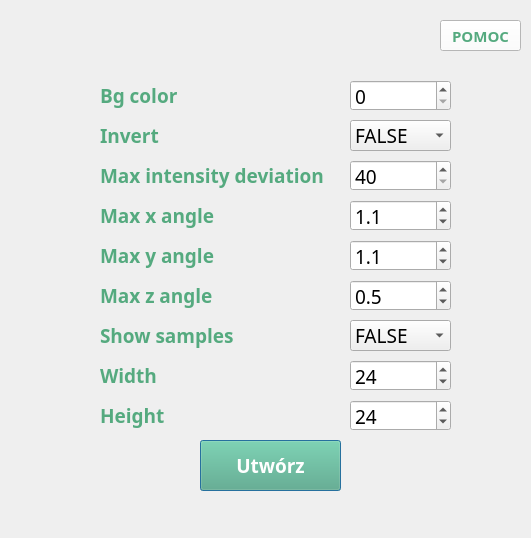
<?xml version="1.0" encoding="UTF-8"?>
<ui version="4.0">
 <class>Dialog</class>
 <widget class="QDialog" name="Dialog">
  <property name="geometry">
   <rect>
    <x>0</x>
    <y>0</y>
    <width>531</width>
    <height>538</height>
   </rect>
  </property>
  <property name="minimumSize">
   <size>
    <width>531</width>
    <height>538</height>
   </size>
  </property>
  <property name="maximumSize">
   <size>
    <width>531</width>
    <height>538</height>
   </size>
  </property>
  <property name="windowTitle">
   <string>Dialog</string>
  </property>
  <widget class="QLabel" name="label_bgcolor">
   <property name="geometry">
    <rect>
     <x>100</x>
     <y>80</y>
     <width>121</width>
     <height>31</height>
    </rect>
   </property>
   <property name="font">
    <font>
     <family>Century Gothic</family>
     <pointsize>14</pointsize>
     <weight>75</weight>
     <bold>true</bold>
    </font>
   </property>
   <property name="styleSheet">
    <string notr="true">color: rgb(85, 170, 127);</string>
   </property>
   <property name="text">
    <string>Bg color</string>
   </property>
  </widget>
  <widget class="QSpinBox" name="text_bgcolor">
   <property name="geometry">
    <rect>
     <x>350</x>
     <y>80</y>
     <width>101</width>
     <height>31</height>
    </rect>
   </property>
   <property name="font">
    <font>
     <family>Century Gothic</family>
     <pointsize>14</pointsize>
    </font>
   </property>
   <property name="minimum">
    <number>0</number>
   </property>
   <property name="maximum">
    <number>255</number>
   </property>
  </widget>
  <widget class="QLabel" name="label_invert">
   <property name="geometry">
    <rect>
     <x>100</x>
     <y>120</y>
     <width>101</width>
     <height>31</height>
    </rect>
   </property>
   <property name="font">
    <font>
     <family>Century Gothic</family>
     <pointsize>14</pointsize>
     <weight>75</weight>
     <bold>true</bold>
    </font>
   </property>
   <property name="styleSheet">
    <string notr="true">color: rgb(85, 170, 127);</string>
   </property>
   <property name="text">
    <string>Invert</string>
   </property>
  </widget>
  <widget class="QComboBox" name="comboBox_invert">
   <property name="geometry">
    <rect>
     <x>350</x>
     <y>120</y>
     <width>101</width>
     <height>31</height>
    </rect>
   </property>
   <property name="font">
    <font>
     <family>Century Gothic</family>
     <pointsize>14</pointsize>
    </font>
   </property>
   <item>
    <property name="text">
     <string>FALSE</string>
    </property>
   </item>
   <item>
    <property name="text">
     <string>TRUE</string>
    </property>
   </item>
  </widget>
  <widget class="QLabel" name="label_maxintensitydevation">
   <property name="geometry">
    <rect>
     <x>100</x>
     <y>160</y>
     <width>231</width>
     <height>31</height>
    </rect>
   </property>
   <property name="font">
    <font>
     <family>Century Gothic</family>
     <pointsize>14</pointsize>
     <weight>75</weight>
     <bold>true</bold>
    </font>
   </property>
   <property name="styleSheet">
    <string notr="true">color: rgb(85, 170, 127);</string>
   </property>
   <property name="text">
    <string>Max intensity deviation</string>
   </property>
  </widget>
  <widget class="QLabel" name="label_maxxangle">
   <property name="geometry">
    <rect>
     <x>100</x>
     <y>200</y>
     <width>171</width>
     <height>31</height>
    </rect>
   </property>
   <property name="font">
    <font>
     <family>Century Gothic</family>
     <pointsize>14</pointsize>
     <weight>75</weight>
     <bold>true</bold>
    </font>
   </property>
   <property name="styleSheet">
    <string notr="true">color: rgb(85, 170, 127);</string>
   </property>
   <property name="text">
    <string>Max x angle</string>
   </property>
  </widget>
  <widget class="QLabel" name="label_maxyangle">
   <property name="geometry">
    <rect>
     <x>100</x>
     <y>240</y>
     <width>131</width>
     <height>31</height>
    </rect>
   </property>
   <property name="font">
    <font>
     <family>Century Gothic</family>
     <pointsize>14</pointsize>
     <weight>75</weight>
     <bold>true</bold>
    </font>
   </property>
   <property name="styleSheet">
    <string notr="true">color: rgb(85, 170, 127);</string>
   </property>
   <property name="text">
    <string>Max y angle</string>
   </property>
  </widget>
  <widget class="QLabel" name="label_maxzangle">
   <property name="geometry">
    <rect>
     <x>100</x>
     <y>280</y>
     <width>151</width>
     <height>31</height>
    </rect>
   </property>
   <property name="font">
    <font>
     <family>Century Gothic</family>
     <pointsize>14</pointsize>
     <weight>75</weight>
     <bold>true</bold>
    </font>
   </property>
   <property name="styleSheet">
    <string notr="true">color: rgb(85, 170, 127);</string>
   </property>
   <property name="text">
    <string>Max z angle</string>
   </property>
  </widget>
  <widget class="QDoubleSpinBox" name="text_maxxangle">
   <property name="geometry">
    <rect>
     <x>350</x>
     <y>200</y>
     <width>101</width>
     <height>31</height>
    </rect>
   </property>
   <property name="font">
    <font>
     <family>Century Gothic</family>
     <pointsize>14</pointsize>
    </font>
   </property>
   <property name="decimals">
    <number>1</number>
   </property>
   <property name="minimum">
    <double>-100000000000000008821361405306422640701865984.000000000000000</double>
   </property>
   <property name="maximum">
    <double>999999999999999945575230987042816.000000000000000</double>
   </property>
   <property name="value">
    <double>1.100000000000000</double>
   </property>
  </widget>
  <widget class="QDoubleSpinBox" name="text_maxyangle">
   <property name="geometry">
    <rect>
     <x>350</x>
     <y>240</y>
     <width>101</width>
     <height>31</height>
    </rect>
   </property>
   <property name="font">
    <font>
     <family>Century Gothic</family>
     <pointsize>14</pointsize>
    </font>
   </property>
   <property name="decimals">
    <number>1</number>
   </property>
   <property name="minimum">
    <double>-1000000000000000019884624838656.000000000000000</double>
   </property>
   <property name="maximum">
    <double>9999999999999999635896294965248.000000000000000</double>
   </property>
   <property name="value">
    <double>1.100000000000000</double>
   </property>
  </widget>
  <widget class="QDoubleSpinBox" name="text_maxzangle">
   <property name="geometry">
    <rect>
     <x>350</x>
     <y>280</y>
     <width>101</width>
     <height>31</height>
    </rect>
   </property>
   <property name="font">
    <font>
     <family>Century Gothic</family>
     <pointsize>14</pointsize>
    </font>
   </property>
   <property name="decimals">
    <number>1</number>
   </property>
   <property name="minimum">
    <double>-99999999999999996863366107917975552.000000000000000</double>
   </property>
   <property name="maximum">
    <double>1000000000000000042420637374017961984.000000000000000</double>
   </property>
   <property name="value">
    <double>0.500000000000000</double>
   </property>
  </widget>
  <widget class="QLabel" name="label_showsamples">
   <property name="geometry">
    <rect>
     <x>100</x>
     <y>320</y>
     <width>211</width>
     <height>31</height>
    </rect>
   </property>
   <property name="font">
    <font>
     <family>Century Gothic</family>
     <pointsize>14</pointsize>
     <weight>75</weight>
     <bold>true</bold>
    </font>
   </property>
   <property name="styleSheet">
    <string notr="true">color: rgb(85, 170, 127);</string>
   </property>
   <property name="text">
    <string>Show samples</string>
   </property>
  </widget>
  <widget class="QLabel" name="label_width">
   <property name="geometry">
    <rect>
     <x>100</x>
     <y>360</y>
     <width>101</width>
     <height>31</height>
    </rect>
   </property>
   <property name="font">
    <font>
     <family>Century Gothic</family>
     <pointsize>14</pointsize>
     <weight>75</weight>
     <bold>true</bold>
    </font>
   </property>
   <property name="styleSheet">
    <string notr="true">color: rgb(85, 170, 127);</string>
   </property>
   <property name="text">
    <string>Width</string>
   </property>
  </widget>
  <widget class="QLabel" name="label_height">
   <property name="geometry">
    <rect>
     <x>100</x>
     <y>400</y>
     <width>101</width>
     <height>31</height>
    </rect>
   </property>
   <property name="font">
    <font>
     <family>Century Gothic</family>
     <pointsize>14</pointsize>
     <weight>75</weight>
     <bold>true</bold>
    </font>
   </property>
   <property name="styleSheet">
    <string notr="true">color: rgb(85, 170, 127);</string>
   </property>
   <property name="text">
    <string>Height</string>
   </property>
  </widget>
  <widget class="QComboBox" name="comboBox_showsamples">
   <property name="geometry">
    <rect>
     <x>350</x>
     <y>320</y>
     <width>101</width>
     <height>31</height>
    </rect>
   </property>
   <property name="font">
    <font>
     <family>Century Gothic</family>
     <pointsize>14</pointsize>
    </font>
   </property>
   <item>
    <property name="text">
     <string>FALSE</string>
    </property>
   </item>
   <item>
    <property name="text">
     <string>TRUE</string>
    </property>
   </item>
  </widget>
  <widget class="QSpinBox" name="text_width">
   <property name="geometry">
    <rect>
     <x>350</x>
     <y>360</y>
     <width>101</width>
     <height>31</height>
    </rect>
   </property>
   <property name="font">
    <font>
     <family>Century Gothic</family>
     <pointsize>14</pointsize>
    </font>
   </property>
   <property name="maximum">
    <number>2147483647</number>
   </property>
   <property name="value">
    <number>24</number>
   </property>
  </widget>
  <widget class="QSpinBox" name="text_height">
   <property name="geometry">
    <rect>
     <x>350</x>
     <y>400</y>
     <width>101</width>
     <height>31</height>
    </rect>
   </property>
   <property name="font">
    <font>
     <family>Century Gothic</family>
     <pointsize>14</pointsize>
    </font>
   </property>
   <property name="maximum">
    <number>2147483647</number>
   </property>
   <property name="value">
    <number>24</number>
   </property>
  </widget>
  <widget class="QSpinBox" name="text_maxintensitydevation">
   <property name="geometry">
    <rect>
     <x>350</x>
     <y>160</y>
     <width>101</width>
     <height>31</height>
    </rect>
   </property>
   <property name="font">
    <font>
     <family>Century Gothic</family>
     <pointsize>14</pointsize>
    </font>
   </property>
   <property name="minimum">
    <number>40</number>
   </property>
   <property name="maximum">
    <number>2147483647</number>
   </property>
  </widget>
  <widget class="QPushButton" name="button_train_cascade">
   <property name="enabled">
    <bool>true</bool>
   </property>
   <property name="geometry">
    <rect>
     <x>200</x>
     <y>440</y>
     <width>141</width>
     <height>51</height>
    </rect>
   </property>
   <property name="font">
    <font>
     <family>Century Gothic</family>
     <pointsize>14</pointsize>
     <weight>75</weight>
     <bold>true</bold>
    </font>
   </property>
   <property name="styleSheet">
    <string notr="true">color: rgb(255, 255, 255);
background: rgb(85, 170, 127)
</string>
   </property>
   <property name="text">
    <string>Utwórz</string>
   </property>
  </widget>
  <widget class="QPushButton" name="button_help">
   <property name="geometry">
    <rect>
     <x>440</x>
     <y>20</y>
     <width>81</width>
     <height>31</height>
    </rect>
   </property>
   <property name="font">
    <font>
     <family>Century Gothic</family>
     <pointsize>11</pointsize>
     <weight>75</weight>
     <bold>true</bold>
    </font>
   </property>
   <property name="styleSheet">
    <string notr="true">color: rgb(85, 170, 127);
background: rgb(255, 255, 255)
</string>
   </property>
   <property name="text">
    <string>POMOC</string>
   </property>
  </widget>
 </widget>
 <resources/>
 <connections/>
</ui>
